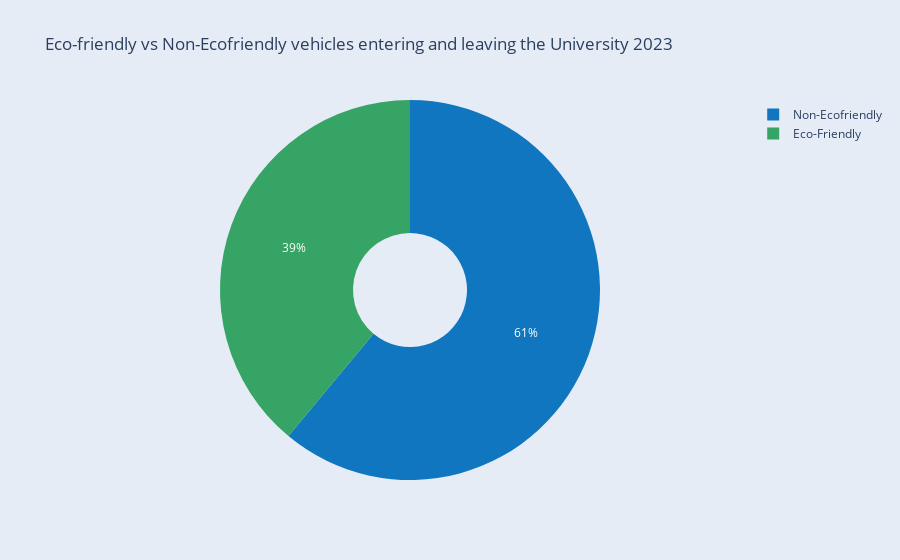

The notebook cell this image was saved under:
### Code cell
# Plot pie chart of Eco vs Non-Eco using Plotly
labels = ['Non-Ecofriendly', 'Eco-Friendly']
values = groupby_eco['eco'].count()

# Use `hole` to create a donut-like pie chart
fig = go.Figure(data=[go.Pie(labels=labels, values=values, hole=.3, marker=dict(colors=['#1076BF', '#36A465']))])

fig.update_layout(title_text='Eco-friendly vs Non-Ecofriendly vehicles entering and leaving the University 2023',
                  showlegend=True,
                  paper_bgcolor='#E5ECF6')

# save fig as pdf
fig.write_image("figures\eco.pdf")

fig.show()

### Figure 1 — Plotly figure (JSON) as saved in the notebook; plotly's stock layout.template omitted (floating-point values rounded to 4 significant figures)
{"data": [{"hole": 0.3, "labels": ["Non-Ecofriendly", "Eco-Friendly"], "marker": {"colors": ["#1076BF", "#36A465"]}, "type": "pie", "values": [373, 238]}], "layout": {"paper_bgcolor": "#E5ECF6", "showlegend": true, "title": {"text": "Eco-friendly vs Non-Ecofriendly vehicles entering and leaving the University 2023"}}}
